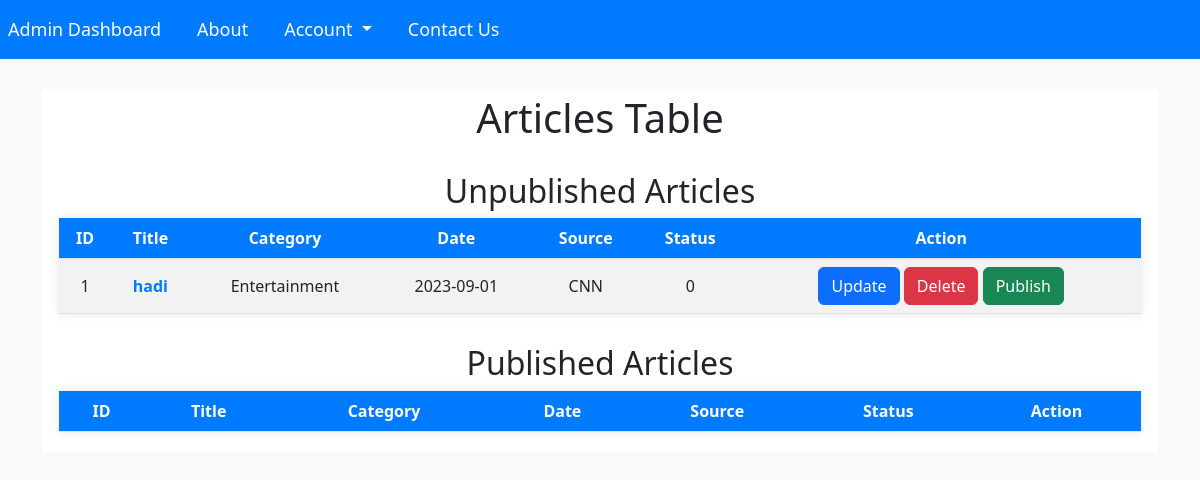
The app's page /displayArticles.php, older data.
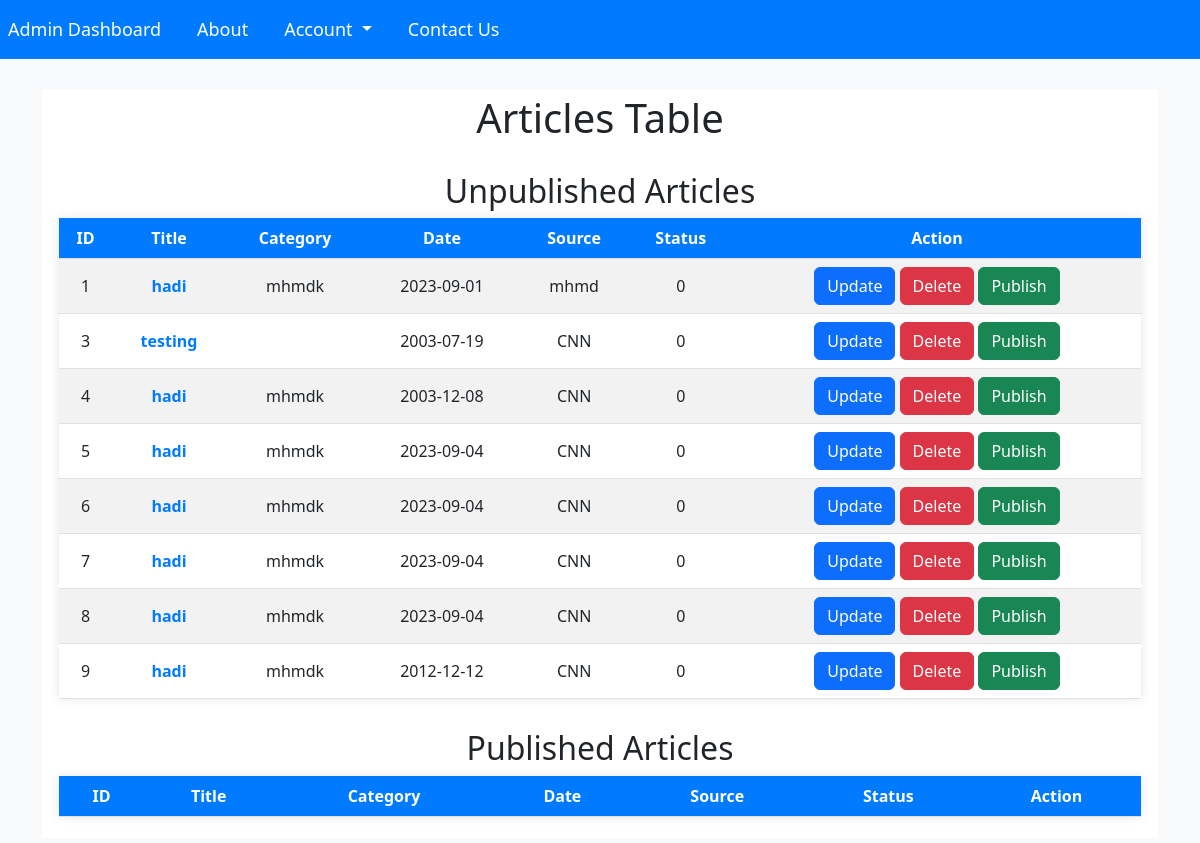
The same page, newer data.
### tables this page shows
CREATE TABLE `articles` (
  `ID` int(11) NOT NULL,
  `status` bit(1) NOT NULL DEFAULT b'0',
  `image` varchar(200) NOT NULL,
  `operator` varchar(1000) NOT NULL,
  `dbTitle` varchar(200) NOT NULL,
  `dbDate` date NOT NULL,
  `dbsource` varchar(200) NOT NULL,
  `dbauthor` varchar(200) NOT NULL,
  `dbarticle` varchar(5000) NOT NULL,
  `dbcategory` varchar(200) NOT NULL
);

### displayArticles.php (the view, shortened to what this page needs)
<?php
include("inc/connection.php");
$queryUnpublished = "SELECT articles.ID, articles.dbtitle, dbCategory, dbdate, dbsource, status
                    FROM articles
                    WHERE status = '0'";
$resultUnpublished = mysqli_query($con, $queryUnpublished);
?>
<!DOCTYPE html>
<html lang="en">
<head>
    <link href="https://cdn.jsdelivr.net/npm/bootstrap@5.3.0/dist/css/bootstrap.min.css" rel="stylesheet">
</head>
<body>
<nav class="navbar navbar-expand-lg navbar-dark">
        <div class="collapse navbar-collapse" id="navbarTogglerDemo03">
          <ul class="navbar-nav mr-auto mt-2 mt-lg-0">
            <li class="nav-item">
              <a class="nav-link" href="admin_dashboard.php">Admin Dashboard</a>
            </li>
            <li class="nav-item">
              <a class="nav-link" href="about.php">About</a>
            </li>
            <li class="nav-item dropdown dmenu">
                <a class="nav-link dropdown-toggle" href="#" id="navbardrop" data-toggle="dropdown">
                  Account
                </a>
            </li>
            <li class="nav-item">
              <a class="nav-link" href="contactUS.php">Contact Us</a>
            </li>
          </ul>
        </div>
    </nav>
<div class="container">
    <div class="jumbotron text-center" style="background-color: white; margin: 5px 0; padding: 5px;">
        <h1>Articles Table</h1>
        <div class="container">
            <h2>Unpublished Articles</h2>
            <table class="table table-striped table-hover">
                <thead>
                    <tr>
                        <th>ID</th>
                        <th>Title</th>
                        <th>Category</th>
                        <th>Date</th>
                        <th>Source</th>
                        <th>Status</th>
                        <th>Action</th>
                    </tr>
                </thead>
                <tbody>
                    <?php
                    while ($row = mysqli_fetch_assoc($resultUnpublished)) {
                        echo "<tr>";
                        echo "<td>" . $row['ID'] . "</td>";
                        echo '<td class="article-title"><a href="article.php?id=' . $row['ID'] . '">' . $row['dbtitle'] . '</a></td>';
                        echo "<td>" . $row['dbCategory'] . "</td>";
                        echo "<td>" . $row['dbdate'] . "</td>";
                        echo "<td>" . $row['dbsource'] . "</td>";
                        echo "<td>" . $row['status'] . "</td>";
                        echo '<td>
                                <a href="updateArticle.php?id=' . $row['ID'] . '" class="btn btn-primary">Update</a>
                                <a href="deleteArticle.php?id=' . $row['ID'] . '" class="btn btn-danger">Delete</a>
                                <button class="btn btn-success publish-button" data-article-id="' . $row['ID'] . '">Publish</button>
                              </td>';
                        echo "</tr>";
                    }
                    ?>
                </tbody>
            </table>
        </div>
        <div class="container">
            <h2>Published Articles</h2>
            <table class="table table-striped table-hover">
                <thead>
                    <tr>
                        <th>ID</th>
                        <th>Title</th>
                        <th>Category</th>
                        <th>Date</th>
                        <th>Source</th>
                        <th>Status</th>
                        <th>Action</th>
                    </tr>
                </thead>
            </table>
        </div>
    </div>
</div>
</body>
</html>

Row changes from the older to the newer data that the page shows:
changed articles id 1: dbcategory "Entertainment" → "mhmdk"; dbsource "CNN" → "mhmd"
added articles: ID "3", dbTitle "testing", dbDate "2003-07-19", dbsource "CNN", status "0"
added articles: ID "4", dbTitle "hadi", dbcategory "mhmdk", dbDate "2003-12-08", dbsource "CNN", status "0"
added articles: ID "5", dbTitle "hadi", dbcategory "mhmdk", dbDate "2023-09-04", dbsource "CNN", status "0"
added articles: ID "6", dbTitle "hadi", dbcategory "mhmdk", dbDate "2023-09-04", dbsource "CNN", status "0"
added articles: ID "7", dbTitle "hadi", dbcategory "mhmdk", dbDate "2023-09-04", dbsource "CNN", status "0"
added articles: ID "8", dbTitle "hadi", dbcategory "mhmdk", dbDate "2023-09-04", dbsource "CNN", status "0"
added articles: ID "9", dbTitle "hadi", dbcategory "mhmdk", dbDate "2012-12-12", dbsource "CNN", status "0"
